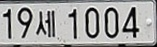
#> input picture Read_License_Plate/car_0.jpg, 157 x 47 px; its folder holds only this picture in this run
$ python main.py
#> lines starting #> are read from the running program, lines starting #| are printed output that depends on the picture; after the words box and inside, x2 and y2 are one past the last pixel; in counts of white or black regions, pixels touching at a corner belong together
import cv2
import numpy as np
import matplotlib.pyplot as plt
import pytesseract
from PIL import Image
import math

for m in range(0, 7):
    img = cv2.imread('car_%d.jpg' % m)
#> img is the input picture: shape (47, 157, 3); mean B, G, R 160.9, 162.2, 162.1
    img_for_crop = Image.open("car_%d.jpg" % m)
    height, width, channel = img.shape
#> height = 47; width = 157; channel = 3

    # -------- Gray 이미지로 바꿔주기 -------- #
    img_gray = cv2.cvtColor(img, cv2.COLOR_BGR2GRAY)

    # -------- 가우시안 Blur 필터 적용 = 부드럽게 해서 잡다한 노이즈 제거 -------- #
    img_blur = cv2.GaussianBlur(img_gray, ksize=(3, 3), sigmaX=0)

    # -------- 문턱값 설정 ------- #
    img_thresh = cv2.adaptiveThreshold(img_blur, 255, cv2.ADAPTIVE_THRESH_GAUSSIAN_C, cv2.THRESH_BINARY_INV, 13, 11)
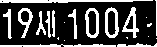
#> img_thresh: shape (47, 157); 26.6% white; 21 white regions (8 under 20 px)

    contours, _ = cv2.findContours(
        img_thresh,
        mode=cv2.RETR_LIST,
        method=cv2.CHAIN_APPROX_SIMPLE
    )
#> contours = 26 contours, 10 with area under 20; largest, box (x1, y1, x2, y2) and area: (105, 7, 119, 38) 330, (85, 8, 99, 38) 328, (122, 7, 139, 38) 216, (18, 8, 33, 38) 212, (0, 0, 153, 3) 193

    # img_contr = np.zeros((height, width, channel), dtype=np.uint8)
    # cv2.drawContours(img_contr, contours=contours, contourIdx=-1, color=(255, 255, 255))

    # -------- 생성된 Contours 정보 저장 ------- #
    temp_result = np.zeros((height, width, channel), dtype=np.uint8)
    contours_dict = []
    for contour in contours:
        x, y, w, h = cv2.boundingRect(contour)
        cv2.rectangle(temp_result, pt1=(x, y), pt2=(x + w, y + h), color=(255, 255, 255), thickness=1)

        # insert to dict
        contours_dict.append({
            'contour': contour,
            'x': x,
            'y': y,
            'w': w,
            'h': h,
            'cx': x + (w / 2),  # 사각형의 중심 좌표 x,y
            'cy': y + (h / 2)
        })
#> this loop made 26 passes
#> (x, y, w, h) on passes 1, 2, 3, 4, 7, 8, 9, 10, 11, 12, 13, 14: (0, 44, 116, 3), (117, 43, 40, 4), (64, 40, 1, 1), (156, 38, 1, 1), (148, 36, 1, 1), (147, 23, 5, 4), (64, 22, 1, 1), (146, 17, 1, 1), (125, 15, 9, 15), (107, 10, 10, 26), (87, 10, 10, 26), (45, 11, 6, 27)
#> (contour, x, y, w, h) on passes 5, 6, 24, 25: ([[126, 37], [127, 38], [127, 37]], 126, 37, 2, 2), ([[58, 37], [57, 38], [58, 39]], 57, 37, 2, 3), ([[1, 1], [2, 0], [3, 1], [2, 2]], 1, 0, 3, 3), ([[155, 0], [156, 1], [156, 35], [156, 0]], 155, 0, 2, 36)
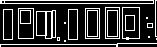
#> temp_result: shape (47, 157, 3); 20.6% white in thin lines or dots
#> after the loop, contours_dict = 26 items

    plt.figure(figsize=(12, 10))
    plt.imshow(temp_result, cmap='gray')

    # -------- 생성된 Contours 편하게 추출 ------- #
    MAX_AREA, MIN_AREA = 1000, 150  # 작은 크기도 인식해야 하므로 크기를 줄여준다 + MAX 설정
    MIN_RATIO, MAX_RATIO = 0.2, 0.9  # 번호판 속 숫자의 컨투어 박스 비율에 맞도록 재설정
    MIN_WIDTH, MIN_HEIGHT = 3, 8
    first_course_contours = []
    middle_course_contours = []
    possible_contours = []

    img_back = Image.new("RGB", (250, 100), (256, 256, 256))  # 배경화면
#> img_back: PIL image 250x100 RGB; every value is 255

    cnt = 0
    average_w = 0
    average_h = 0
    for d in contours_dict:
        area = d['w'] * d['h']
        ratio = d['w'] / d['h']

        if MIN_AREA < area < MAX_AREA \
                and MIN_RATIO < ratio < MAX_RATIO:  # 번호판 인식 조건설정
            d['idx'] = cnt
            cnt += 1
            area = (d['x'], d['y'], d['x'] + d['w'], d['y'] + d['h'])  # 컨투어박스 좌표
            average_w += d['w']
            average_h += d['h']
            first_course_contours.append(d)
#> this loop made 26 passes
#> (ratio, average_w, average_h) on passes 12, 13, 14, 15, 18, 19, 20, 21, 22, 23: (0.385, 10, 26), (0.385, 20, 52), (0.222, 26, 79), (0.417, 36, 103), (0.3, 45, 133), (0.3, 54, 163), (0.467, 68, 193), (0.5, 83, 223), (0.548, 100, 254), (0.452, 114, 285)
#> ratio on passes 1, 2, 8, 11, 16, 17: 38.67, 10, 1.25, 0.6, 0.769, 0.111
#> after the loop, average_h = 285; average_w = 114; cnt = 10; first_course_contours = 10 items

    average_w = math.floor(average_w/len(first_course_contours))
#> average_w = 11
    average_h = math.floor(average_h/len(first_course_contours))
#> average_h = 28

    first_course_contours = sorted(first_course_contours, key=lambda x: x['x'])  # 내림차순

    # visualize possible contours
    temp_result = np.zeros((height, width, channel), dtype=np.uint8)
    for d in first_course_contours:
        cv2.rectangle(temp_result, pt1=(d['x'], d['y']), pt2=(d['x'] + d['w'], d['y'] + d['h']), color=(255, 255, 255),
                      thickness=1)
#> this loop made 10 passes
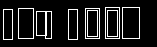
#> temp_result: shape (47, 157, 3); 10.8% white in thin lines or dots, all inside (x1, y1, x2, y2) = (3, 7, 140, 40)

    plt.figure(figsize=(12, 10))
    plt.imshow(temp_result, cmap='gray')

    for d in first_course_contours:
        if average_w - 8 < d['w'] < average_w + 8:
            if average_h - 3 < d['h'] < average_h + 5:
                middle_course_contours.append(d)
#> after the loop, middle_course_contours = 9 items

    # visualize possible contours
    temp_result = np.zeros((height, width, channel), dtype=np.uint8)
    for d in middle_course_contours:
        cv2.rectangle(temp_result, pt1=(d['x'], d['y']), pt2=(d['x'] + d['w'], d['y'] + d['h']), color=(255, 255, 255),
                      thickness=1)
#> this loop made 9 passes
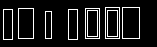
#> temp_result: shape (47, 157, 3); 9.9% white in thin lines or dots, all inside (x1, y1, x2, y2) = (3, 7, 140, 40)

    plt.figure(figsize=(12, 10))
    plt.imshow(temp_result, cmap='gray')

    sorted_contours = sorted(middle_course_contours, key=lambda x: x['x'])  # 내림차순
#> sorted_contours = 9 items
    middle_course_contours.clear()
    f = []
    cnt = 0
    check = 0

    for d in sorted_contours:
        if cnt == 0:
            cnt += 1
            f = d.copy()
            middle_course_contours.append(d)
            check = 0
        else:
            if f['x'] + f['w'] < d['x']:
                middle_course_contours.append(d)
                f = d.copy()
                check = 0
#> this loop made 9 passes
#> cnt on pass 1: 1
#> after the loop, cnt = 1; middle_course_contours = 7 items

    cnt = 0
    for d in middle_course_contours:
        if cnt != 1:
            area = (d['x'], d['y']-2, d['x'] + d['w'], d['y'] + d['h']+3)  # 컨투어박스 좌표
            cropped = img_for_crop.crop(area)  # 다시 불러온 이미지 crop
            img_back.paste(cropped, area)  # 붙이기
            possible_contours.append(d)
            cnt += 1
        else:  # 한글 직전 부분
            area = (d['x'], d['y']-2, d['x'] + d['w'], d['y'] + d['h']+3)  # 컨투어박스 좌표
            dx = d['x']
            dw = d['w']
            cropped = img_for_crop.crop(area)  # 다시 불러온 이미지 crop
            img_back.paste(cropped, area)  # 붙이기
            possible_contours.append(d)
            #  ----------- 한번더 넣기 --------------
            area = (d['x'] + d['w'], d['y']-2, d['x'] + d['w'] + d['w'] + 9, d['y'] + d['h']+3)
            cropped = img_for_crop.crop(area)  # 다시 불러온 이미지 crop
            img_back.paste(cropped, area)  # 붙이기
            possible_contours.append(d)
            cnt += 1
#> this loop made 7 passes
#> (dx, dw) on pass 2: (18, 15)
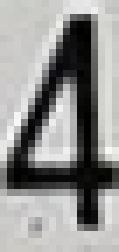
#> cropped: PIL image 17x36 RGB (shown 7 times larger); mean R, G, B 146.6, 146.6, 145.2
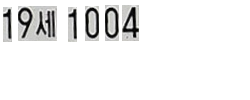
#> img_back: PIL image 250x100 RGB; mean R, G, B 239.6, 239.6, 239.5
#> after the loop, cnt = 7; possible_contours = 8 items

    img_back.show()

    temp_result = np.zeros((height, width, channel), dtype=np.uint8)
    for d in possible_contours:
        cv2.rectangle(temp_result, pt1=(d['x'], d['y']), pt2=(d['x'] + d['w'], d['y'] + d['h']), color=(255, 255, 255),
                      thickness=1)
#> this loop made 8 passes
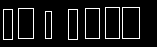
#> temp_result: shape (47, 157, 3); 7.9% white in thin lines or dots, all inside (x1, y1, x2, y2) = (3, 7, 140, 40)

    plt.figure(figsize=(12, 10))
    plt.imshow(temp_result, cmap='gray')

#> (the run stopped early here; a loop or call above may not have finished)
